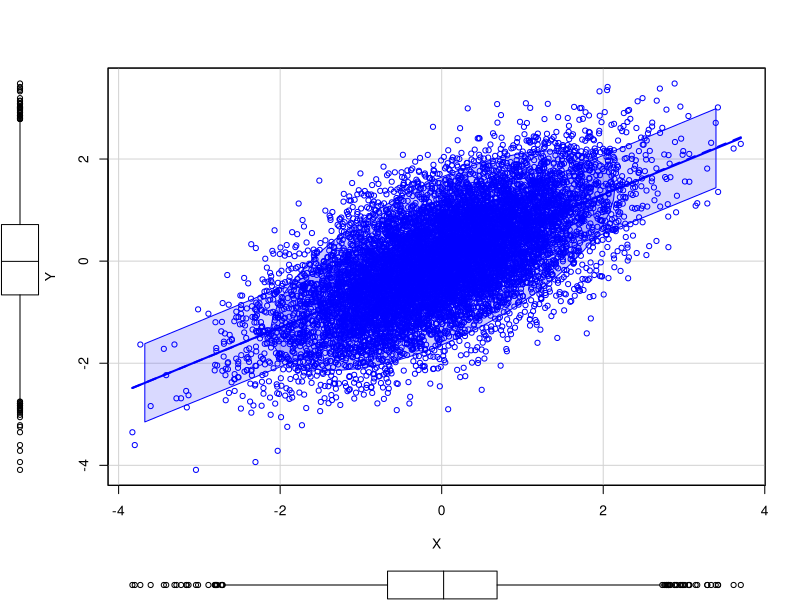

This figure's R source: (Note: a time limit stopped this script after it produced the figure.)
## ---- chunk 1
Sys.time()
# These variables define our distribution
Xmean <- 0
Ymean <- 0
Xsd <- 1
Ysd <- 1
XYcor <- 0.65
#XYcor <- 0.4

# Derived variables
XYmean <- c(Xmean, Ymean)
XYcov <- matrix(c(1, XYcor, XYcor, 1), nrow=2, ncol=2)

# Create our multivariate normal distribution using mvrnorm in MASS
require(MASS)
 
#make this reproducible
set.seed(2)
 
# Don't make sample too large here, car scatterplot can be slow
myDraws <- mvrnorm(1e4, mu=XYmean, Sigma=XYcov)
myDraws <- data.frame(myDraws)
colnames(myDraws) <- c("X", "Y")

#check the mean, sd, and cor
apply(myDraws, 2, mean)
apply(myDraws, 2, sd)
cor(myDraws)

# Plot the distribution
require(car)
scatterplot(Y ~ X, data=myDraws, ellipse=TRUE, levels=c(0.5, 0.95, 0.99, 0.999, 0.9999))
## ---- chunk 2
Sys.time()
# These values take about 15 minutes
# numRuns <- 1e4
# popSize <- 1e5
numRuns <- 1e4
popSize <- 1e5

# Quick version for debugging
# numRuns <- 1e2
# popSize <- 1e4

# Also record X for a top portion of Y
topProp <- 0.001 # Try 0.1%
topN <- popSize*topProp

XOfLargestY <- 1:numRuns
XOfTopPropY <- 1:(numRuns*topN)

#make this reproducible
set.seed(2)
for (i in 1:numRuns) {
  myDraws <- mvrnorm(popSize, mu=XYmean, Sigma=XYcov)
  myDraws <- data.frame(myDraws)
  colnames(myDraws) <- c("X", "Y")
  XOfLargestY[i] <- myDraws$X[which.max(myDraws$Y)]
  XOfTopPropY[((i-1)*topN+1):(i*topN)] <- myDraws$X[head(order(myDraws$Y, decreasing=TRUE), n=topN)]
}
Sys.time()
## ---- chunk 3
require(lattice)
densityplot(XOfLargestY)

# Take a closer look at this distribution
summary(XOfLargestY)
mean(XOfLargestY)
sd(XOfLargestY)
## ---- chunk 4
obs_dvals <- density(XOfLargestY)
dvals <- dnorm(obs_dvals$x,mean=0,sd=1)
prob <- data.frame(x = obs_dvals$x,
                    y = obs_dvals$y / dvals / popSize # Attempt to normalize this to prob.
                    )

xyplot(y ~ x, prob, type="l")
xyplot(log10(y) ~ x, prob, type="l")
## ---- chunk 5
densityplot(XOfTopPropY)

# Take a closer look at this distribution
summary(XOfTopPropY)
mean(XOfTopPropY)
sd(XOfTopPropY)
## ---- chunk 6
obs_dvals1 <- density(XOfTopPropY)
dvals1 <- dnorm(obs_dvals1$x,mean=0,sd=1)
prob1 <- data.frame(x = obs_dvals1$x,
                    y = obs_dvals1$y / dvals1 / popSize * topN # Attempt to normalize this to prob.
                    )

xyplot(y ~ x, prob1, type="l")
xyplot(log10(y) ~ x, prob1, type="l")
## ---- chunk 7
plot(density(XOfLargestY), xlim=c(min(XOfTopPropY), max(XOfTopPropY)), col="red",
#plot(density(XOfLargestY), xlim=c(min(XOfLargestY), max(XOfLargestY)), col="red",
     main=paste("Compare Densities of Largest and Top", topProp*100, "% of Y"),
     xlab="X")
lines(density(XOfTopPropY))
legend("topright", legend=c("Largest", paste("Top", topProp*100, "%")), lty=1, col=c("red", "black"))
## ---- chunk 8
#plot(prob$x, log10(prob$y), xlim=c(min(XOfTopPropY), max(XOfTopPropY)),
plot(prob$x, log10(prob$y), xlim=c(min(XOfLargestY), max(XOfLargestY)),
     ylim=c(min(log10(prob1$y)),max(log10(prob1$y))),
     col="red",
     main=paste("Compare Per-Person Likelihood of Largest and Top", topProp*100, "% of Y"),
     xlab="X", ylab="log10(probability)", type="l")
lines(prob1$x, log10(prob1$y))
legend("topleft", legend=c("Largest", paste("Top", topProp*100, "%")), lty=1, col=c("red", "black"))
